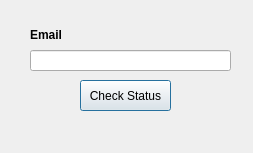
<?xml version="1.0" encoding="UTF-8"?>
<ui version="4.0">
 <class>Dialog</class>
 <widget class="QDialog" name="Dialog">
  <property name="geometry">
   <rect>
    <x>0</x>
    <y>0</y>
    <width>253</width>
    <height>153</height>
   </rect>
  </property>
  <property name="windowTitle">
   <string>Check Registration Status</string>
  </property>
  <widget class="QLineEdit" name="lineEdit_6">
   <property name="geometry">
    <rect>
     <x>30</x>
     <y>50</y>
     <width>201</width>
     <height>21</height>
    </rect>
   </property>
  </widget>
  <widget class="QLabel" name="label_6">
   <property name="geometry">
    <rect>
     <x>30</x>
     <y>27</y>
     <width>137</width>
     <height>16</height>
    </rect>
   </property>
   <property name="font">
    <font>
     <weight>75</weight>
     <bold>true</bold>
    </font>
   </property>
   <property name="text">
    <string>Email</string>
   </property>
  </widget>
  <widget class="QPushButton" name="pushButton_3">
   <property name="geometry">
    <rect>
     <x>80</x>
     <y>80</y>
     <width>91</width>
     <height>31</height>
    </rect>
   </property>
   <property name="text">
    <string>Check Status</string>
   </property>
   <property name="default">
    <bool>true</bool>
   </property>
  </widget>
 </widget>
 <resources/>
 <connections/>
</ui>
